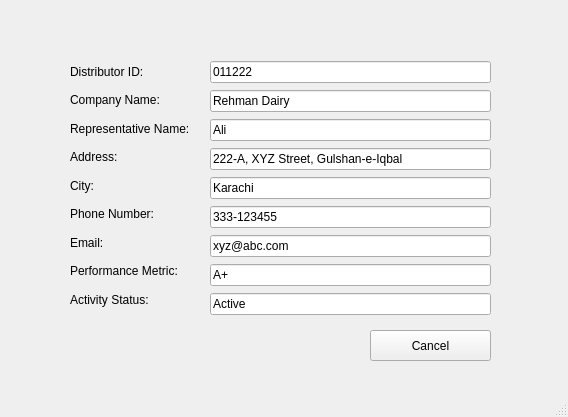
<?xml version="1.0" encoding="UTF-8"?>
<ui version="4.0">
 <class>MainWindow</class>
 <widget class="QMainWindow" name="MainWindow">
  <property name="geometry">
   <rect>
    <x>0</x>
    <y>0</y>
    <width>568</width>
    <height>417</height>
   </rect>
  </property>
  <property name="windowTitle">
   <string>MainWindow</string>
  </property>
  <widget class="QWidget" name="centralwidget">
   <widget class="QWidget" name="layoutWidget">
    <property name="geometry">
     <rect>
      <x>210</x>
      <y>60</y>
      <width>281</width>
      <height>256</height>
     </rect>
    </property>
    <layout class="QVBoxLayout" name="verticalLayout">
     <item>
      <widget class="QLineEdit" name="titleLineedit">
       <property name="text">
        <string>011222</string>
       </property>
      </widget>
     </item>
     <item>
      <widget class="QLineEdit" name="titleLineedit_2">
       <property name="text">
        <string>Rehman Dairy</string>
       </property>
      </widget>
     </item>
     <item>
      <widget class="QLineEdit" name="titleLineedit_3">
       <property name="text">
        <string>Ali</string>
       </property>
      </widget>
     </item>
     <item>
      <widget class="QLineEdit" name="lineEdit">
       <property name="text">
        <string>222-A, XYZ Street, Gulshan-e-Iqbal</string>
       </property>
      </widget>
     </item>
     <item>
      <widget class="QLineEdit" name="lineEdit_5">
       <property name="text">
        <string>Karachi</string>
       </property>
      </widget>
     </item>
     <item>
      <widget class="QLineEdit" name="lineEdit_2">
       <property name="text">
        <string>333-123455</string>
       </property>
      </widget>
     </item>
     <item>
      <widget class="QLineEdit" name="lineEdit_3">
       <property name="text">
        <string>xyz@abc.com</string>
       </property>
      </widget>
     </item>
     <item>
      <widget class="QLineEdit" name="lineEdit_4">
       <property name="text">
        <string>A+</string>
       </property>
      </widget>
     </item>
     <item>
      <widget class="QLineEdit" name="lineEdit_6">
       <property name="text">
        <string>Active</string>
       </property>
      </widget>
     </item>
    </layout>
   </widget>
   <widget class="QWidget" name="layoutWidget">
    <property name="geometry">
     <rect>
      <x>70</x>
      <y>60</y>
      <width>129</width>
      <height>251</height>
     </rect>
    </property>
    <layout class="QVBoxLayout" name="verticalLayout_2">
     <item>
      <widget class="QLabel" name="label">
       <property name="text">
        <string>Distributor ID:</string>
       </property>
      </widget>
     </item>
     <item>
      <widget class="QLabel" name="label_3">
       <property name="text">
        <string>Company Name:</string>
       </property>
      </widget>
     </item>
     <item>
      <widget class="QLabel" name="label_6">
       <property name="text">
        <string>Representative Name:</string>
       </property>
      </widget>
     </item>
     <item>
      <widget class="QLabel" name="label_9">
       <property name="text">
        <string>Address:</string>
       </property>
      </widget>
     </item>
     <item>
      <widget class="QLabel" name="label_8">
       <property name="text">
        <string>City:</string>
       </property>
      </widget>
     </item>
     <item>
      <widget class="QLabel" name="label_2">
       <property name="text">
        <string>Phone Number:</string>
       </property>
      </widget>
     </item>
     <item>
      <widget class="QLabel" name="label_4">
       <property name="text">
        <string>Email:</string>
       </property>
       <property name="alignment">
        <set>Qt::AlignLeading|Qt::AlignLeft|Qt::AlignVCenter</set>
       </property>
      </widget>
     </item>
     <item>
      <widget class="QLabel" name="label_5">
       <property name="text">
        <string>Performance Metric:</string>
       </property>
      </widget>
     </item>
     <item>
      <widget class="QLabel" name="label_7">
       <property name="text">
        <string>Activity Status:</string>
       </property>
      </widget>
     </item>
    </layout>
   </widget>
   <widget class="QPushButton" name="viewButton_5">
    <property name="geometry">
     <rect>
      <x>370</x>
      <y>330</y>
      <width>121</width>
      <height>31</height>
     </rect>
    </property>
    <property name="text">
     <string>Cancel</string>
    </property>
   </widget>
  </widget>
  <widget class="QMenuBar" name="menubar">
   <property name="geometry">
    <rect>
     <x>0</x>
     <y>0</y>
     <width>568</width>
     <height>26</height>
    </rect>
   </property>
  </widget>
  <widget class="QStatusBar" name="statusbar"/>
 </widget>
 <resources/>
 <connections/>
</ui>
